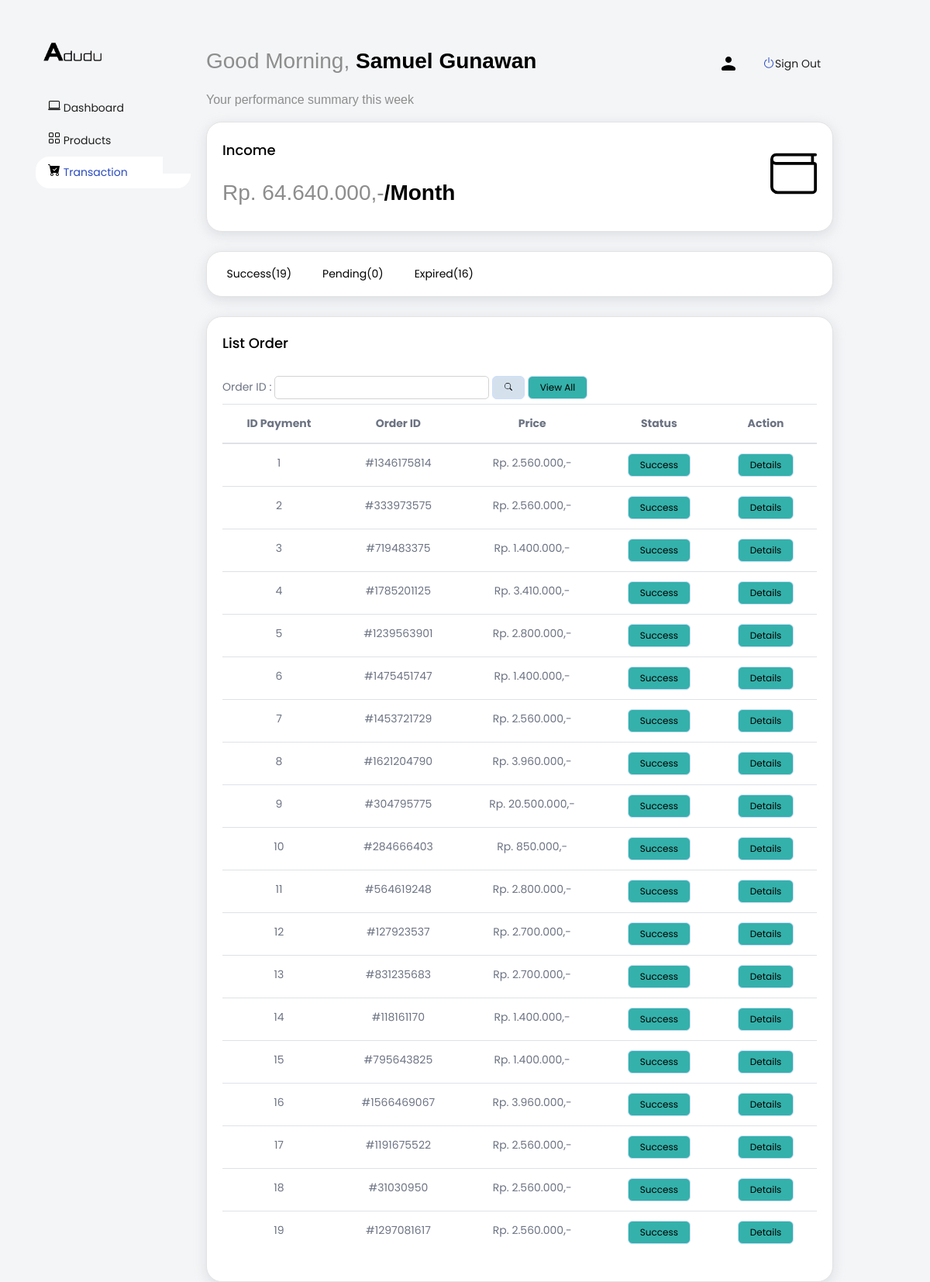
The app's page /admin/orders.php (signed in), older data.
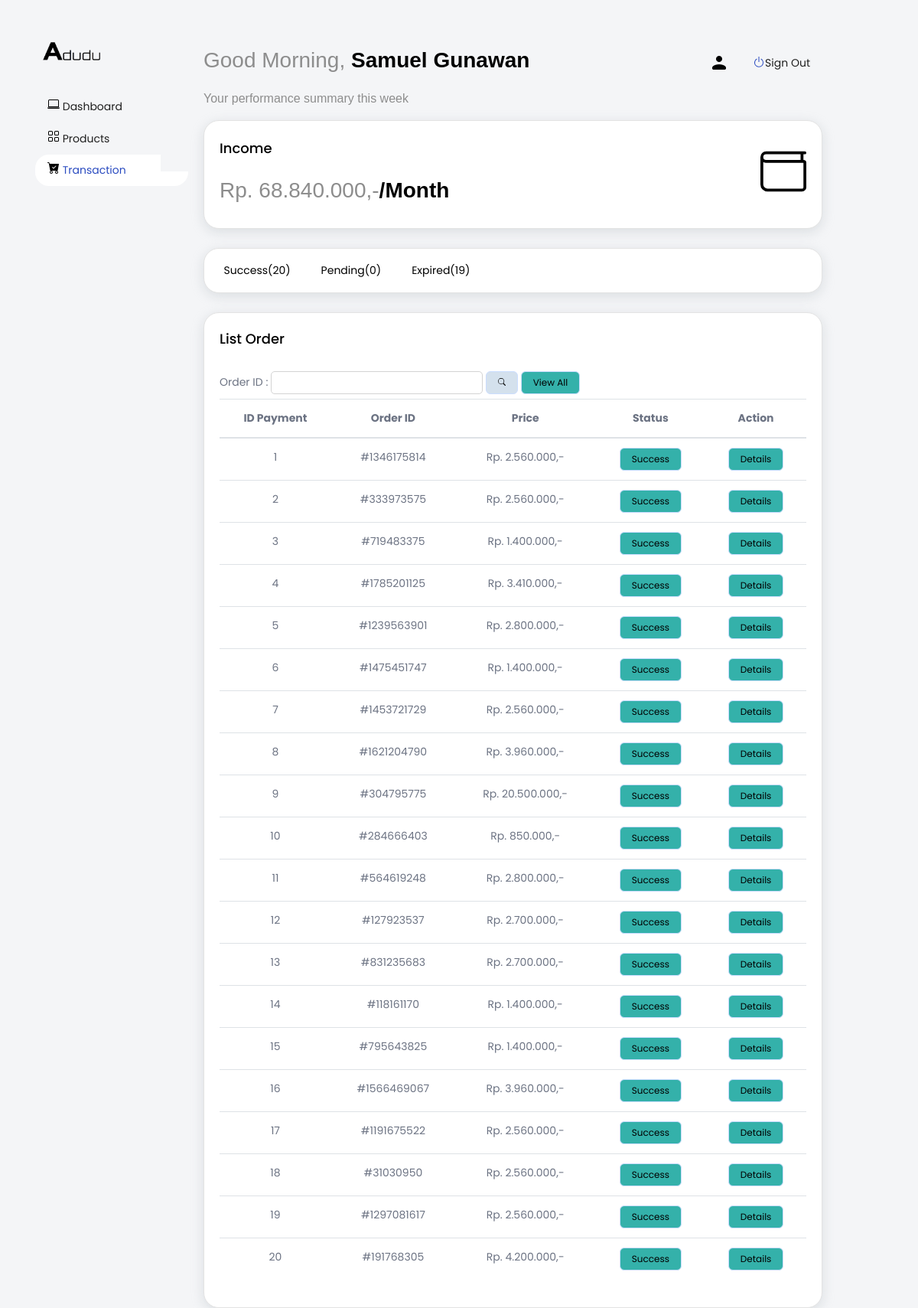
The same page, newer data.
### tables this page shows
CREATE TABLE `payment` (
  `id` int(11) NOT NULL,
  `status_code` varchar(3) NOT NULL,
  `status_message` varchar(50) NOT NULL,
  `transaction_id` varchar(100) NOT NULL,
  `order_id` varchar(10) NOT NULL,
  `gross_amount` decimal(20,2) NOT NULL,
  `payment_type` varchar(40) NOT NULL,
  `transaction_time` datetime NOT NULL,
  `transaction_status` varchar(40) NOT NULL,
  `bank` varchar(40) NOT NULL,
  `va_number` varchar(40) NOT NULL,
  `fraud_status` varchar(40) NOT NULL,
  `pdf_url` varchar(200) NOT NULL,
  `finish_redirect_url` varchar(200) NOT NULL,
  `bill_key` varchar(20) NOT NULL,
  `biller_code` varchar(5) NOT NULL
);

### admin/orders.php (the view, shortened to what the changed rows need)
<?php
require_once("../controller/connection.php");
if (!isset($_SESSION['active'])) {
    header('Location: ../index.php');
} else {
    $id_user = $_SESSION['active'];
    $stmt = $conn->prepare("SELECT * FROM users WHERE id_user=$id_user");
    $stmt->execute();
    $admin = $stmt->get_result()->fetch_assoc();
}
$stmt = $conn->prepare("SELECT * FROM payment where transaction_status = 'settlement'");
$stmt->execute();
$payment_success = $stmt->get_result()->fetch_all(MYSQLI_ASSOC);
$stmt = $conn->prepare("SELECT * FROM payment where transaction_status = 'pending'");
$stmt->execute();
$payment_pending = $stmt->get_result()->fetch_all(MYSQLI_ASSOC);
$stmt = $conn->prepare("SELECT * FROM payment where transaction_status = 'expire'");
$stmt->execute();
$payment_expire = $stmt->get_result()->fetch_all(MYSQLI_ASSOC);
$stmt = $conn->prepare("SELECT sum(gross_amount) as 'total' FROM payment where transaction_status = 'settlement'");
$stmt->execute();
$amount_total = $stmt->get_result()->fetch_assoc();
?>
<!DOCTYPE html>
<html lang="en">
<head>
    <?php require_once("./section/connection_head.php") ?>
    <link rel="stylesheet" href="style.css">
</head>
<body class="main-layout" style="background-color: #f4f5f7;">
    <div class="row">
        <div class="col-lg-10">
            <div class="navbar-menu-wrapper d-flex align-items-top justify-content-between">
                <div class="navbar-nav">
                    <div class="nav-item font-weight-semibold d-none d-lg-block ms-0">
                        <h1 class="welcome-text">Good Morning, <span class="text-black fw-bold"><?= $admin['nama'] ?></span></h1>
                    </div>
                </div>
            </div>
            <div class="navbar-menu-wrapper">
                <div class="d-flex">
                    <div class="card" style="width: 100%;">
                        <div class="card-body">
                            <div class="d-flex justify-content-between align-items-center">
                                <div>
                                    <div class="card-title">Income</div>
                                    <div class="welcome-text"><?= "Rp. " . number_format($amount_total['total'], 0, ',', '.') . ",-" ?><span class="fw-bold text-black">/Month</span></div>
                                </div>
                            </div>
                        </div>
                    </div>
                </div>
                <br>
                <div class="card">
                    <nav class="navbar navbar-expand-lg navbar-light bg-light">
                        <div class="collapse navbar-collapse" id="navbarNavAltMarkup" style="padding-left: 0;">
                            <div class="navbar-nav">
                                <div class="nav-item nav-link" onclick="success()" style="font-size: 14px; cursor: pointer;">Success(<?= count($payment_success) ?>)</div>
                                <div class="nav-item nav-link" onclick="pending()" style="font-size: 14px; cursor: pointer;">Pending(<?= count($payment_pending) ?>)</div>
                                <div class="nav-item nav-link" onclick="expire()" style="font-size: 14px; cursor: pointer;">Expired(<?= count($payment_expire) ?>)</div>
                            </div>
                        </div>
                    </nav>
                </div>
                <br>
                <div class="card">
                    <div class="card-body">
                        <div class="table-responsive" id="tableUpdate">
                            <table class="table table-hover" style="text-align: center;">
                                <thead>
                                    <tr>
                                        <th>ID Payment</th>
                                        <th>Order ID</th>
                                        <th>Price</th>
                                        <th>Status</th>
                                        <th>Action</th>
                                    </tr>
                                </thead>
                                <tbody class="dashboard_btn">
                                    <?php foreach ($payment_success as $key => $value) { ?>
                                        <tr>
                                            <td><?= ($key+1) ?></td>
                                            <td>#<?= $value['order_id'] ?></td>
                                            <td><?= "Rp. " . number_format($value['gross_amount'], 0, ',', '.') . ",-" ?></td>
                                            <td>
                                                <?php
                                                    if ($value['transaction_status'] == "settlement"){
                                                        echo "<button class='btn btn-success' style='cursor: default; margin:0; background-color: #34B1AA;'>Success</button>";
                                                    }
                                                ?>
                                            </td>
                                            <td>
                                                <button class='btn btn-success' id="<?= $value['id'] ?>" onclick="showDetail(this)" style='margin:0; background-color: #34B1AA;'>Details</button>
                                            </td>
                                        </tr>
                                    <?php } ?>
                                </tbody>
                            </table>
                        </div>
                    </div>
                </div>
            </div>
        </div>
    </div>
</body>
</html>

Row changes from the older to the newer data that the page shows:
added payment: order "191768305", gross_amount "4.200.000", transaction_status "Success"
Text that changed along with them:
$amount_total['total']: "64.640.000" → "68.840.000"
count($payment_success): "19" → "20"
count($payment_expire): "16" → "19"
